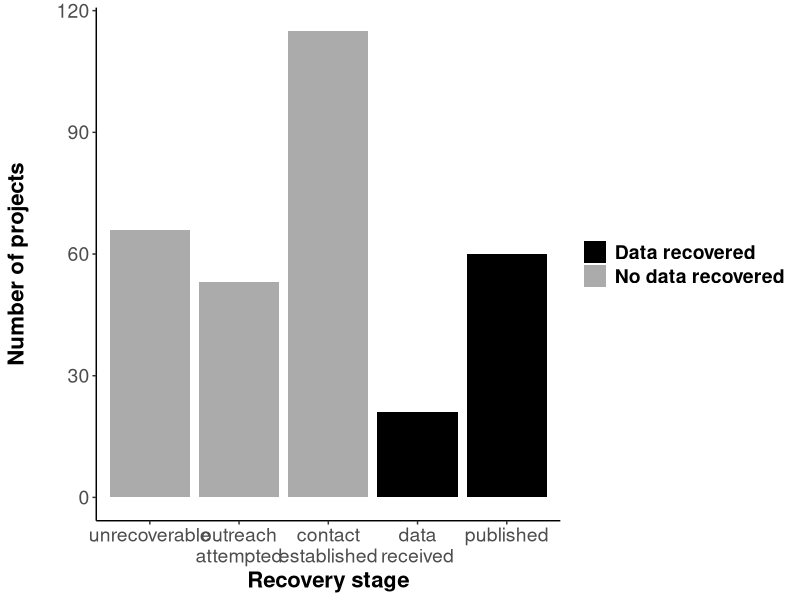
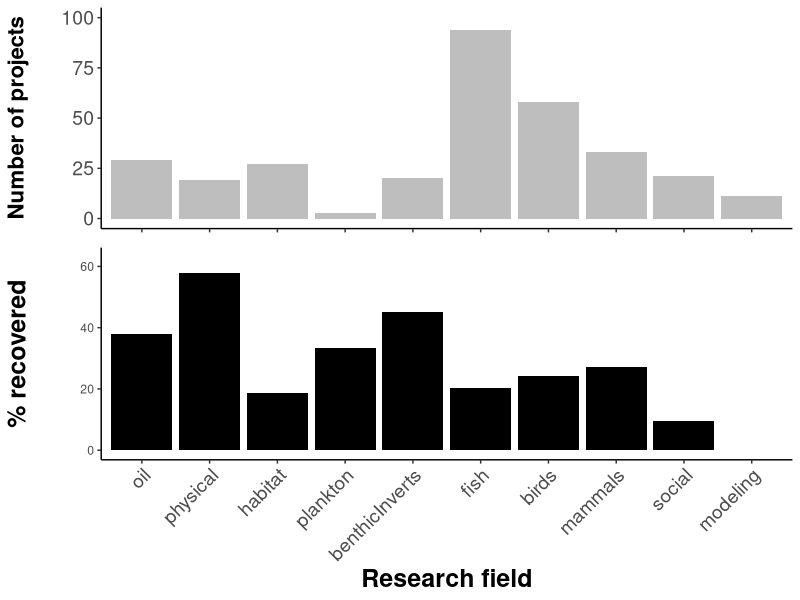
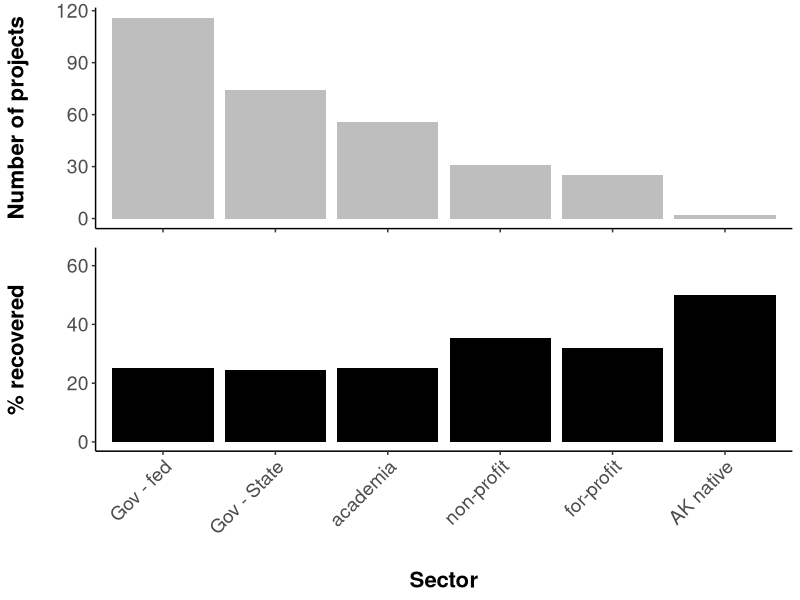
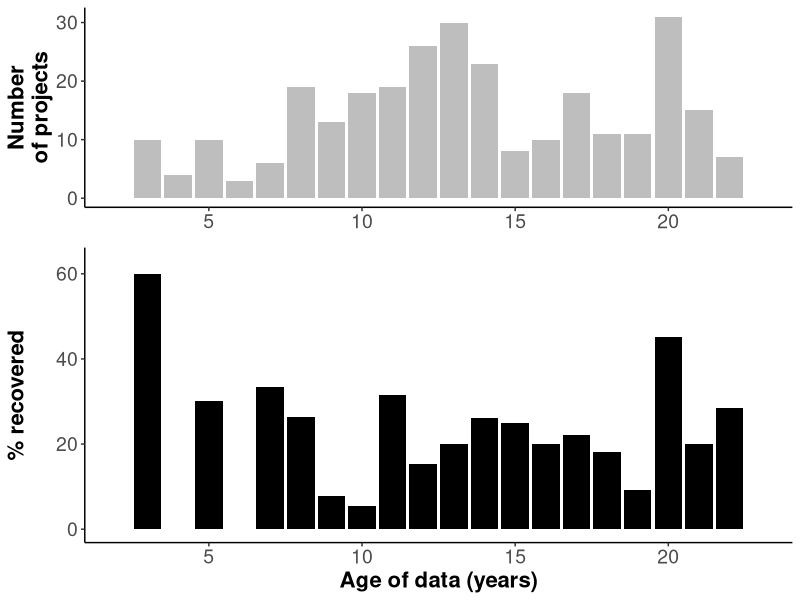
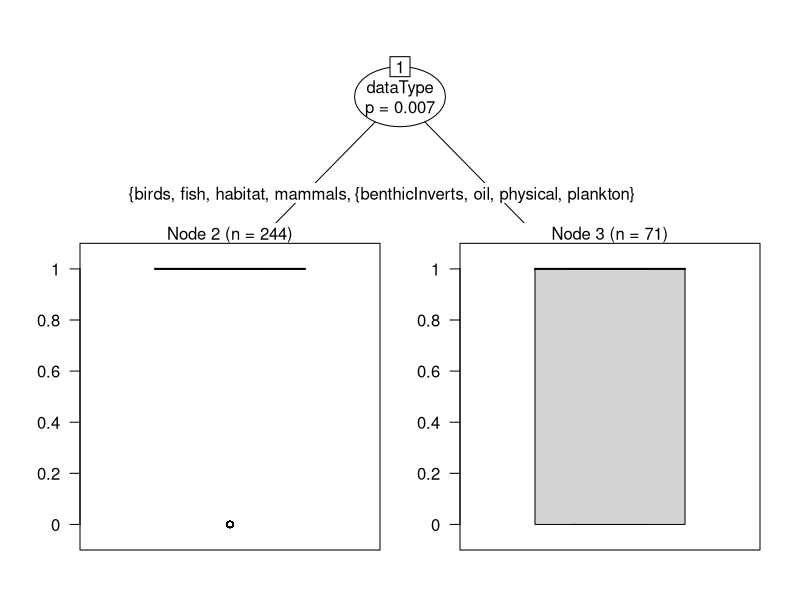
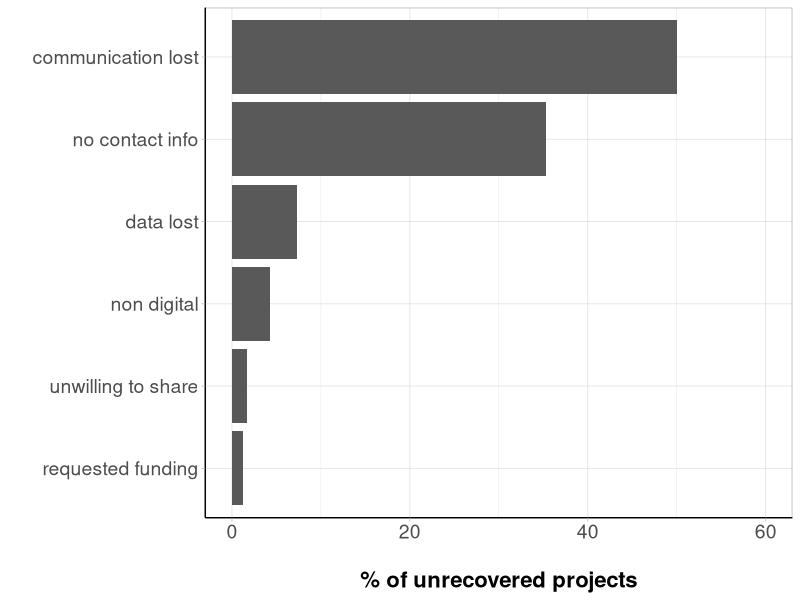

Write the R code that produced these figures, in order.
## ---- chunk 1

library(knitr)
library(dplyr)
library(readr)
library(ggplot2)
library(reshape2)
library(grid)
library(gridExtra)
library(gtable)
library(cowplot)
library(party)

rslt=read.csv('data/evosArchResults.csv',header=T,stringsAsFactors=F)
rslt[rslt$Status=='published','Status']<-'Published'

rslt$succ=ifelse(rslt$Status %in% c('Published','SentData','Revised'),0,1) # success=0, not successful=1....why?
rslt$statSucc=ifelse(rslt$Status %in% c('Published','SentData','Revised'),1,2) # 1 = success, 2 = not successful

agDes=read.csv('data/ecoInfoAgencyDesig.csv',header=T,stringsAsFactors=T,col.names=c('agency','agGrp','agSubGrp'))
agDes$agGrp=gsub('nonProf','private',agDes$agGrp)

rslt2=merge(rslt,agDes,all.x=T)
rslt2=rslt2 %>%
  filter(!end>2010) 

rslt2$dataType<-gsub("biological-",'',rslt2$dataType)
## ---- chunk 2

overall=table(rslt2$Status)
overallLong=melt(overall)
colnames(overallLong)=c('Status','nDatasets')
overall2=overallLong %>%
  mutate(prop=nDatasets/sum(nDatasets))

possible=overallLong %>%
  filter(!Status=='Unrecoverable') %>%
  mutate(prop=nDatasets/sum(nDatasets))

statusOrd=c('Unrecoverable','Emailed','Replied','SentData','Revised','Published')

statGrey=c('Unrecoverable'='gray67',
             'Emailed'='gray67',
             'Replied'='gray67',
             'SentData'='black',
             'Revised'='black',
             'Published'='black')

stSuccCols=c("2"='gray67',"1"="black")

statRename<-c()

statPlot=ggplot()+
  geom_bar(data=rslt2,
                 aes(x=factor(Status,levels=statusOrd,ordered=T),fill=factor(statSucc)))+
  scale_x_discrete(labels=c("unrecoverable","outreach\nattempted","contact\nestablished","data\nreceived","published"))+
  scale_fill_manual(name="Data obtained?",
                    breaks=c("1","2"),
                    values=stSuccCols,
                    labels=c("Data recovered", "No data recovered"))+
  theme(legend.title=element_blank())+
  theme(panel.grid.major = element_blank(),
        panel.grid.minor = element_blank(),
        panel.border = element_blank(),
        panel.background = element_blank())+
  xlab("Recovery stage")+ 
  ylab('Number of projects\n')+
  theme(axis.text=element_text(size=14),
        title=element_text(size=16,face="bold"),
        legend.text = element_text(size = 14, face = "bold"))+
  theme(axis.line.x = element_line(color="black"),
        axis.line.y = element_line(color="black"))

statPlot

## ---- chunk 3

catYN=as.data.frame(table(rslt2$dataType,rslt2$succ))
colnames(catYN)=c('category','succ','nDatasets')

fldYN=catYN %>%
  group_by(category) %>%
  mutate(grpTots=sum(nDatasets)) %>%
  mutate(prop=nDatasets/grpTots)

fldYN$category=factor(fldYN$category,levels=c("oil","physical","habitat",'plankton','benthicInverts','fish','birds','mammals',"social","modeling"))

##### all fields

fieldNDs=ggplot(fldYN[fldYN$succ==0,],aes(x=category,y=grpTots))+
  geom_bar(stat = "identity",fill="grey")+
  theme(axis.line=element_line('black'),
        panel.grid.major = element_blank(),
        panel.grid.minor = element_blank(),
        panel.border = element_blank(),
        panel.background = element_blank())+
  theme(axis.text.x = element_blank(),
        axis.title.x = element_blank())+
  ylim(0,100)+
  ylab('Number of projects\n')+
  theme(axis.text=element_text(size=14),
        title=element_text(size=16,face="bold"))+
  theme(axis.line.x = element_line(color="black"),
        axis.line.y = element_line(color="black"))
  
fieldPerc=ggplot(fldYN[fldYN$succ==0,],aes(x=category,y=(prop*100)))+
  geom_bar(stat = "identity",fill="black")+
  scale_x_discrete(labels=c("oil","physical","habitat",'plankton','benthicInverts','fish','birds','mammals',"social","modeling"))+
  theme(axis.line=element_line('black'),
        panel.grid.major = element_blank(),
        panel.grid.minor = element_blank(),
        panel.border = element_blank(),
        panel.background = element_blank(),
        axis.text.x = element_text(angle=45,size = 14,vjust = 1,hjust = 1))+
  xlab('Research field')+
  ylab('% recovered\n')+
  ylim(0,63)+
  theme(title=element_text(size=18,face="bold"),
        axis.line.x = element_line(color="black"),
        axis.line.y = element_line(color="black"))

plot_grid(fieldNDs,fieldPerc, ncol = 1, rel_heights=c(1,1.5),align="v")

## ---- chunk 4
secSubYN=as.data.frame(table(rslt2$agSubGrp,rslt2$succ))
colnames(secSubYN)=c('subSector','succ','nDatasets')

secSubYN2=secSubYN %>%
  group_by(subSector) %>%
  mutate(grpTots=sum(nDatasets)) %>%
  mutate(prop=nDatasets/grpTots)
secSubYN2$subSector=factor(secSubYN2$subSector,levels=c("gov_fed","gov_state","academia","nonProf","private","tribe"),ordered = T)

subSecNds=ggplot(secSubYN2,aes(x=subSector,y=nDatasets))+
  geom_bar(stat = "identity",fill="grey")+
  theme(axis.line=element_line('black'),
        panel.grid.major = element_blank(),
        panel.grid.minor = element_blank(),
        panel.border = element_blank(),
        panel.background = element_blank())+
  theme(axis.text.x = element_blank(),
        axis.title.x = element_blank())+
  ylab('Number of projects\n')+
  theme(axis.text=element_text(size=14),
        title=element_text(size=16,face="bold"))+
  theme(axis.line.x = element_line(color="black"),
        axis.line.y = element_line(color="black"))

subSecPerc=ggplot(secSubYN2[secSubYN2$succ==0,],aes(x=subSector,y=as.numeric(prop*100)))+
  geom_bar(stat = "identity",fill="black")+
  scale_x_discrete(breaks=levels(secSubYN2$subSector),
                   labels=c("Gov - fed","Gov - State","academia","non-profit","for-profit","AK native"))+
  theme(axis.line=element_line('black'),
        panel.grid.major = element_blank(),
        panel.grid.minor = element_blank(),
        panel.border = element_blank(),
        panel.background = element_blank(),
        axis.text.x = element_text(angle=45,size = 14,vjust = 1,hjust = 1))+
  xlab('\nSector')+
  ylab('% recovered\n')+
  ylim(0,63)+
  #ggtitle('Percent success by research sector type')+
  theme(axis.text=element_text(size=14),
        title=element_text(size=16,face="bold"))+
  theme(axis.line.x = element_line(color="black"),
        axis.line.y = element_line(color="black"))

plot_grid(subSecNds, subSecPerc, ncol = 1, rel_heights=c(1,1.5),align="v")

## ---- chunk 5

rslt2$succ<-ifelse(rslt2$Status %in% c('Unrecoverable','Emailed','Replied'),1,0)

endYr=rslt2 %>%
  filter(!end<1989) %>%
  filter(!end>2010) %>%
  select(succ,end)

endYrs=as.data.frame(table(endYr$end,endYr$succ))
colnames(endYrs)=c('year','succ','freq')
endYrs<- mutate(endYrs,since=(2012-as.numeric(paste(endYrs$year))))

yrsPropEnd<-endYrs %>%
  group_by(as.character(year)) %>%
  mutate(yrSum=sum(freq)) %>%
  mutate(prop=freq/yrSum)

yrsNds=ggplot(yrsPropEnd[yrsPropEnd$succ==0,],aes(x=since,y=yrSum)) +
  geom_bar( stat="identity",fill="grey")+
  theme(axis.line=element_line('black'),
        panel.grid.major = element_blank(),
        panel.grid.minor = element_blank(),
        panel.border = element_blank(),
        panel.background = element_blank(),
        axis.title.y=element_text(color="black"),
        axis.title.x=element_blank())+
  xlim(min(endYrs$since),max(endYrs$since))+
  ylab('Number\nof projects')+
  theme(legend.position="none",
        axis.text=element_text(size=14),
        title=element_text(size=16,face="bold"),
        axis.line.x = element_line(color="black"),
        axis.line.y = element_line(color="black"))


yrsPerc=ggplot(yrsPropEnd[yrsPropEnd$succ==0,],aes(x=since,y=as.numeric(prop*100)))+
  geom_bar(stat = "identity",fill="black")+
  xlim(min(endYrs$since),max(endYrs$since))+
  theme(axis.line=element_line('black'),
        panel.grid.major = element_blank(),
        panel.grid.minor = element_blank(),
        panel.border = element_blank(),
        panel.background = element_blank())+
  xlab('Age of data (years)')+
  ylab('% recovered\n')+
  ylim(0,63)+
  theme(axis.text=element_text(size=14),
        title=element_text(size=16,face="bold"))+
  theme(axis.line.x = element_line(color="black"),
        axis.line.y = element_line(color="black"))

plot_grid(yrsNds, yrsPerc, ncol = 1, rel_heights=c(1,1.5),align="v")
## ---- chunk 6
rslt2$dataType<-factor(rslt2$dataType)
partreeBio<-ctree(succ~agSubGrp+end+dataType,data=rslt2)

plot(partreeBio)
## ---- chunk 7
reas=rslt2 %>%
  filter(Status=='Unrecoverable') %>%
  filter(!reason=="no data generated") %>%
  filter(!reason=="data uvailable") %>%
  select(Status,reason)
reasTab=as.data.frame(table(reas$reason))
colnames(reasTab)=c('reason','nDatasets')

## add in status = 'emailed' to 'no contact info' & status = "replied" to unwilling to share? ...discuss with group

reasTab[reasTab$reason=='no contact info',"nDatasets"] <- (reasTab[reasTab$reason=='no contact info',"nDatasets"] + length(rslt2[rslt2$Status=='Emailed','Status'])) 

levels(reasTab$reason)=c(levels(reasTab$reason),'communication lost')

reasTab[6,]<-c('communication lost', length(rslt2[rslt2$Status=='Replied','Status'])+1)# +1 for one of the 'data unavailable' datasets, add the other to "data lost"
reasTab[1,2]<-as.numeric(as.character(reasTab[reasTab$reason=="data lost","nDatasets"]))+1

reasTab<-arrange(reasTab,as.numeric(nDatasets))
reasTab$reason<-factor(reasTab$reason,levels = reasTab$reason,ordered = T)

reasTot=sum(as.numeric(reasTab$nDatasets))
reasTab$perc=as.numeric(reasTab$nDatasets)/reasTot

whyNot<-ggplot(reasTab,aes(x=reason,y=as.numeric(perc)*100))+
  geom_bar(stat = "identity")+
  coord_flip()+
  #scale_x_discrete(breaks = seq(0,60,by=10), labels=seq(0,60,by=10)) +
  theme(axis.line=element_line('black'),
        panel.grid.major = element_blank(),
        panel.grid.minor = element_blank(),
        panel.border = element_blank(),
        panel.background = element_blank())+
  theme_light()+
  ylim(0,60)+
  xlab('')+
  ylab('\n% of unrecovered projects')+
  #ggtitle('Why are data not recovered?')+
  theme(axis.text=element_text(size=14),
        title=element_text(size=16,face="bold"))+
  theme(axis.line.x = element_line(color="black"),
        axis.line.y = element_line(color="black")) ## *** add each n as text above bar
whyNot
